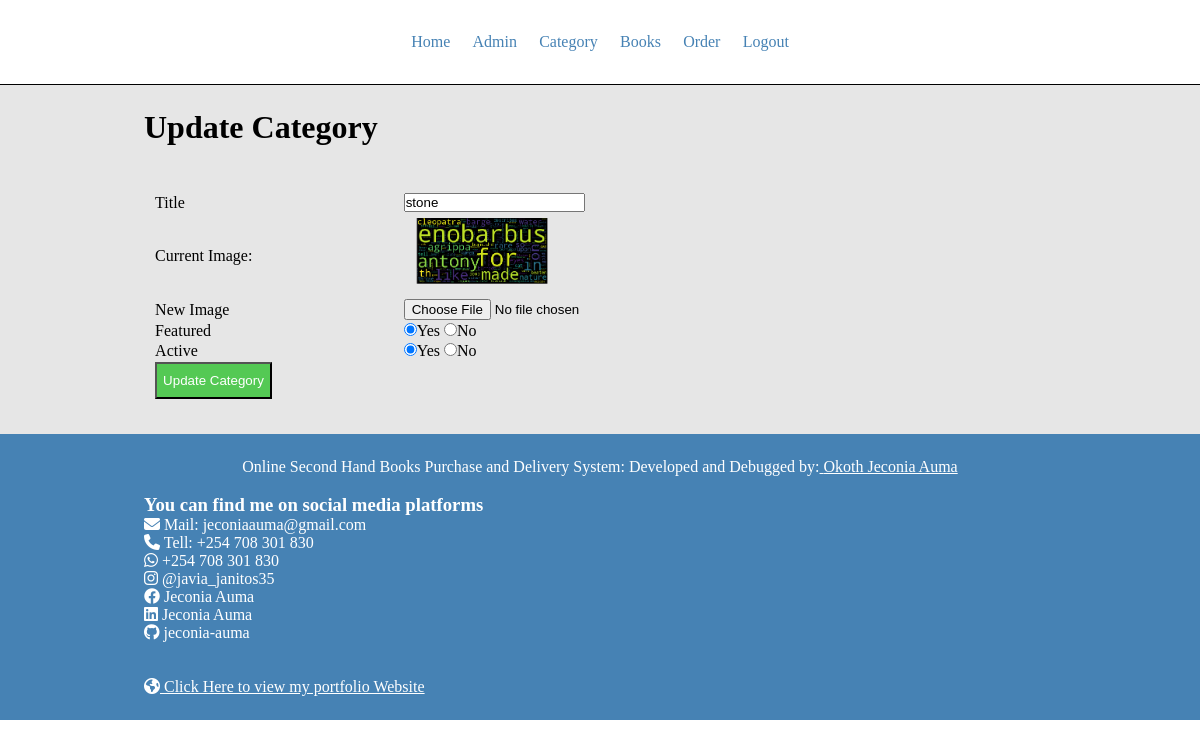
Page /admin/update-category.php?id=9112 (signed in) on the committed database.
### tables this page shows
CREATE TABLE `category` (
  `id` int(11) NOT NULL,
  `title` varchar(255) NOT NULL,
  `image_name` varchar(255) DEFAULT NULL,
  `featured` varchar(10) DEFAULT NULL,
  `active` varchar(10) DEFAULT NULL
);

### admin/update-category.php (the view, shortened to what this page needs)
<?php include("partials/menu.php"); ?>
<div class="container">
    <div class="wrapper">
        <h1>Update Category</h1>
        <br><br>
        <?php
            $id = $_GET['id'];
            $sql = "SELECT * FROM category WHERE id=$id;";
            $res = mysqli_query($conn, $sql);
            if($res == TRUE){
                $count = mysqli_num_rows($res);
                if($count == 1){
                    $row = mysqli_fetch_assoc($res);
                    $title = $row['title'];
                    $current_image = $row['image_name'];
                    $featured = $row['featured'];
                    $active = $row['active'];
                }else{
                    $_SESSION['update-category'] = "<div class='error'>Failed! Category Does not Exist</div>";
                    header("location:".SITEURL."admin/manage-category.php");
                }
            }else{
                $_SESSION['update-category'] = "<div class='error'>Failed to execute update query</div>";
                header("location:".SITEURL."admin/manage-category.php");
                die();
            }
        ?>
        <form action="" method="post" enctype="multipart/form-data">
            <table class="tbl-100">
                <tr>
                    <td>Title</td>
                    <td>
                        <input type="text" name="title" value="<?php echo $title; ?>">
                    </td>
                </tr>
                <tr>
                    <td>Current Image:</td>
                    <td>
                        <?php
                            if($current_image != ""){
                                ?>
                                    <img src="<?php echo '../images/category/'.$current_image;?>" width="150px">
                                <?php
                            }else{
                                ?>
                                    <div class="error">Image Not Available</div>
                                <?php
                            }
                        ?>
                    </td>
                </tr>
                <tr>
                    <td>New Image</td>
                    <td>
                        <input type="file" name="image">
                    </td>
                </tr>
                <tr>
                    <td>Featured</td>
                    <td>
                        <input type="radio" <?php if($featured == "yes") echo "checked"; ?> name="featured" value="yes">Yes
                        <input type="radio" <?php if($featured == "no") echo "checked"; ?> name="featured" value="no">No
                    </td>
                </tr>
                <tr>
                    <td>Active</td>
                    <td>
                        <input type="radio" <?php if($active == "yes") echo "checked"; ?> name="active" value="yes">Yes
                        <input type="radio" <?php if($active == "no") echo "checked"; ?> name="active" value="no">No
                    </td>
                </tr>
                <tr>
                    <td colspan="2">
                        <input type="submit" name="submit" value="Update Category" class="btn-secondary">
                    </td>
                </tr>
            </table>
        </form>
    </div>
</div>
<?php include("partials/footer.php"); ?>

### css/admin.css (style rules this page uses)
* { padding: 0; margin: 0; box-sizing: border-box; font-size: serif; }
.container { width: 100vw; }
.container { background-color: rgb(230, 230, 230); }
.wrapper { width: 80%; padding: 2%; margin: 0 auto; }
.btn-secondary { padding: 1% 6px; background-color: rgb(84, 201, 84); text-decoration: none; color: #fff; display: inline-block; }
.tbl-100 { width: 100%; padding: 1%; }

### rows in the picture
category: title "stone", image_name (picture), featured "☑", active "☑"
